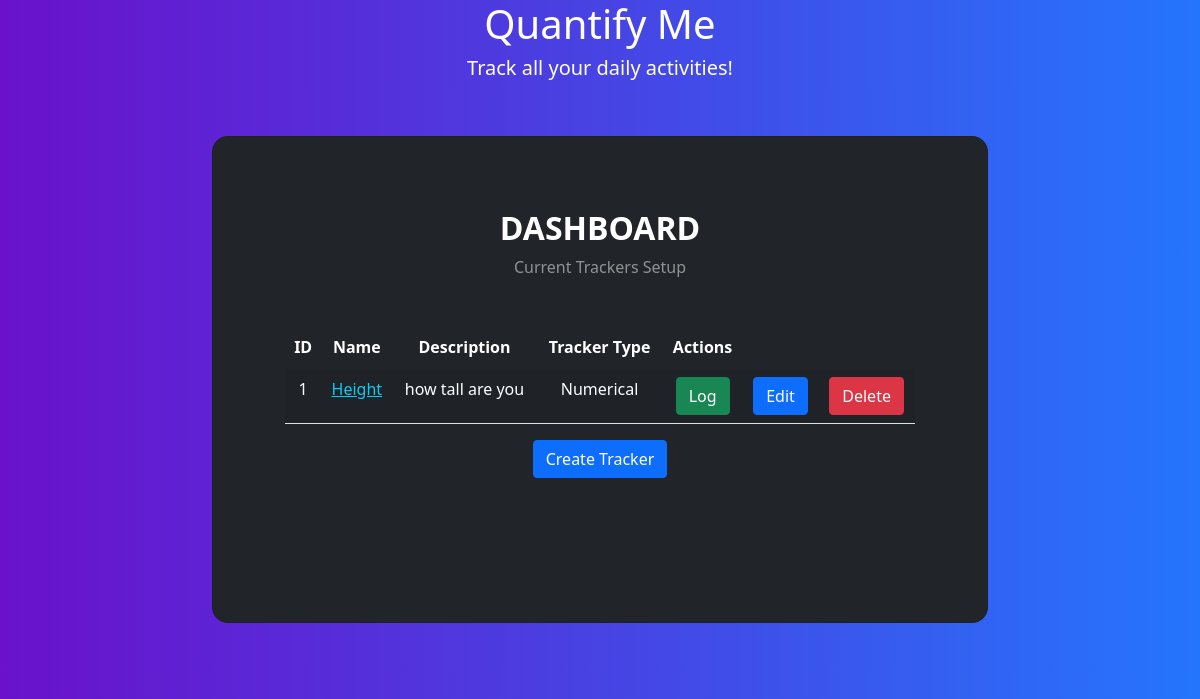
The page /home on the database its author committed.
### app/models.py (models this page shows)
class Tracker(db.Model):
    __tablename__ = 'trackers'
    tracker_id = db.Column(db.Integer, primary_key=True, autoincrement=True)
    user_id = db.Column(db.Integer, db.ForeignKey('users.user_id'), nullable=False)
    name = db.Column(db.String(80), nullable=False)
    description = db.Column(db.Text, nullable=False)
    tracker_type = db.Column(db.Integer, nullable=False) #, db.ForeignKey('tracker_types.id'), nullable=False)
    settings = db.Column(db.Text)

### app/controllers.py (the view)
@app.route('/home', methods=['GET','POST'])
def dashboard():
    trackers = Tracker.query.all()
    return render_template('dashboard.html', trackers=trackers)

### templates/dashboard.html (shortened to what this page needs)
<!DOCTYPE html>
<html lang="en">
  <head>
    <link rel="stylesheet" href="static/bootstrap/css/bootstrap.min.css" />
    <link rel="stylesheet" href="static/style.css" />
  </head>
  <body class="gradient-custom">
    <div class="text-center text-white">
      <h1>Quantify Me</h1>
      <h5>Track all your daily activities!</h5>
    </div>
    <section class="vh-75 gradient-custom">
      <div class="container-fluid py-5 h-100">
        <div class="row d-flex justify-content-center align-items-center h-100">
          <div class="col-12 col-md-8 col-lg-6 col-xl-8">
            <div class="card bg-dark text-white" style="border-radius: 1rem">
              <div class="card-body p-5 text-center">
                <div class="mb-md-5 mt-md-4 pb-5">
                  <h2 class="fw-bold mb-2 text-uppercase">Dashboard</h2>
                  <p class="text-white-50 mb-5">Current Trackers Setup</p>
                  <div class="container">
                     <div class="row">
                      <div class="col-md-12">
                        <div class="row">
                          <div class="col-md-12">
                            <table class="table table-striped">
                              <thead>
                                <tr class="text-white">
                                  <th>ID</th>
                                  <th>Name</th>
                                  <th>Description</th>
                                  <th>Tracker Type</th>
                                  <th>Actions</th>
                                </tr>
                              </thead>
                              <tbody>
                                {% for tracker in trackers %}
                                <tr class="text-white">
                                  <td class="text-white">{{ tracker.tracker_id }}</td>
                                  <td>
                                      <a class="text-info" href='/trackers/{{tracker.name}}' target='_blank'>{{ tracker.name }}</a>
                                  </td >
                                  <td class="text-white">{{ tracker.description }}</td>
                                  <td class="text-white">{{ tracker.tracker_type }}</td>
                                    <td class="text-white">
                                        <a href='/trackers/{{tracker.name}}/log' class="btn btn-success">Log</a>
                                    </td>
                                    <td class="text-white">
                                        <a href='/trackers/{{tracker.name}}/edit' class="btn btn-primary">Edit</a>
                                    </td>
                                    <td class="text-white">
                                        <a href='/trackers/{{tracker.name}}/delete' class="btn btn-danger">Delete</a>
                                    </td>
                                </tr>
                                {% endfor %}
                              </tbody>
                            </table>
                            <div class="row">
                          <div class="col-md-12">
                            <a href="/create-tracker" class="btn btn-primary"> Create Tracker </a>
                          </div>
                        </div>
                          </div>
                        </div>
                      </div>
                    </div>
                  </div>
                </div>
              </div>
            </div>
          </div>
        </div>
      </div>
    </section>
  </body>
</html>

### static/style.css (style rules this page uses)
.gradient-custom { background: #6a11cb; background: -webkit-linear-gradient(to right, rgba(106, 17, 203, 1), rgba(37, 117, 252, 1)); background: linear-gradient(to right, rgba(106, 17, 203, 1), rgba(37, 117, 252, 1)) }

### rows shown on the page
Tracker: tracker_id "1", name "Height", description "how tall are you", tracker_type "Numerical"
